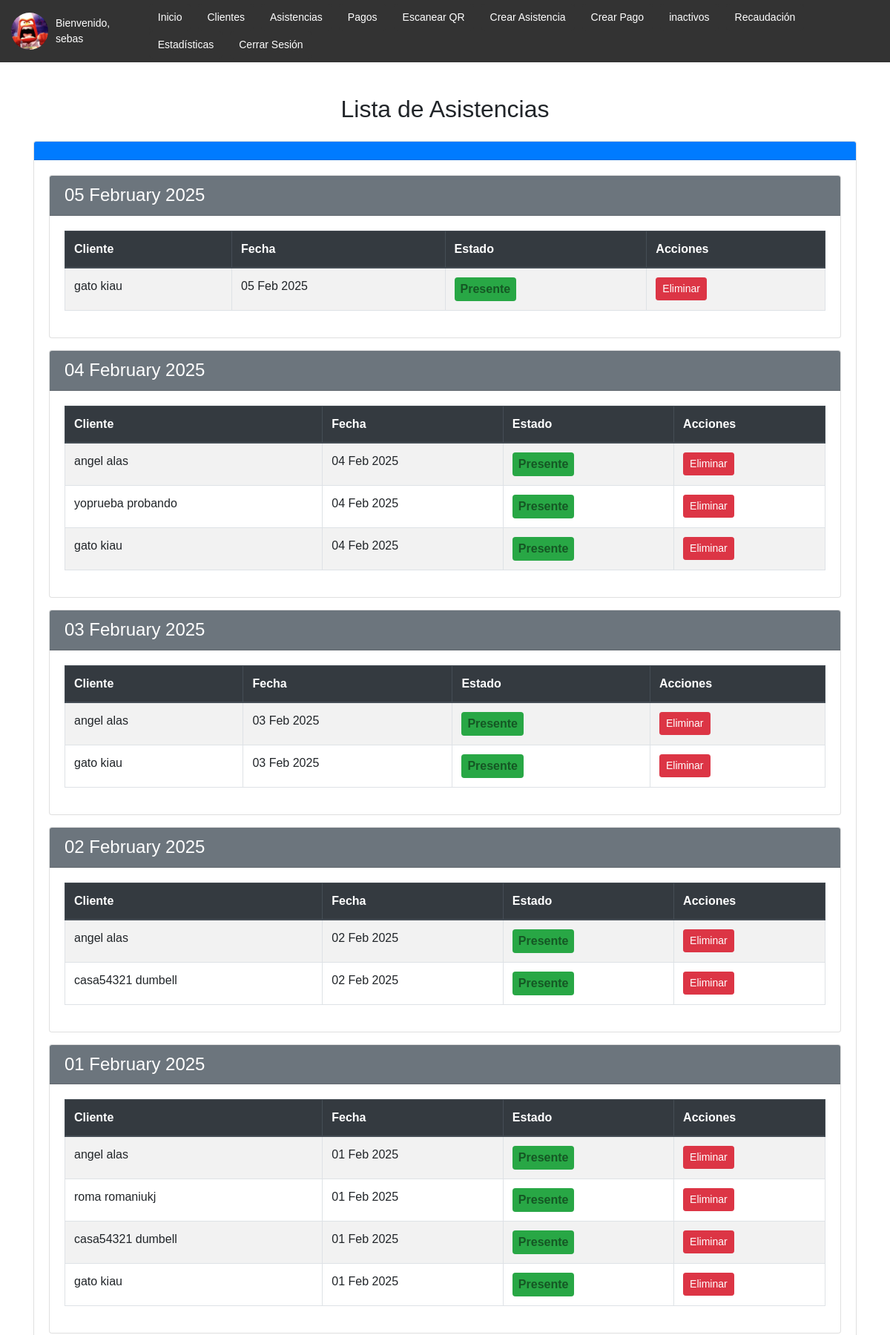
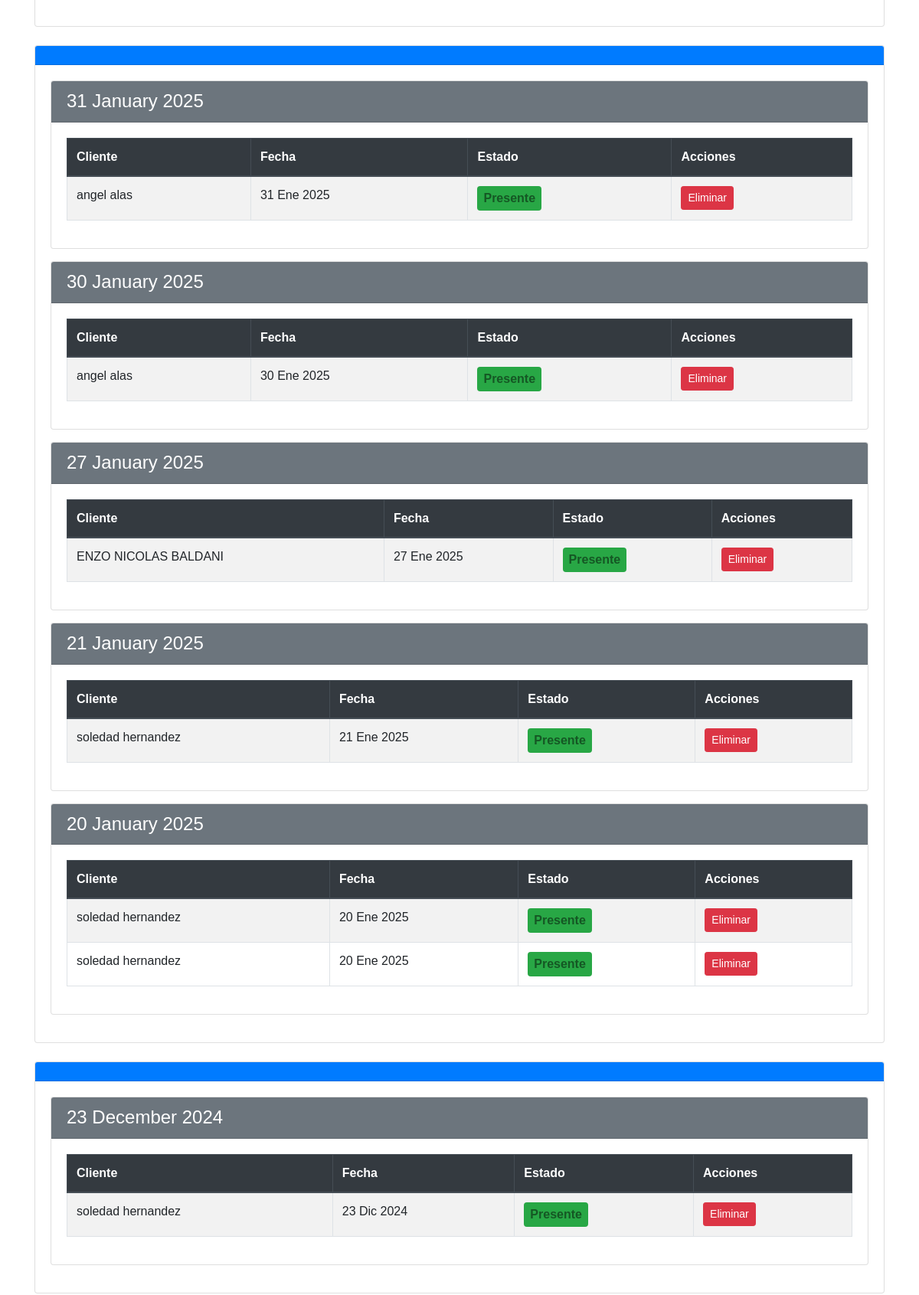
The app's page /asistencias/ (signed in, upper part) with its own data (2 pictures, top to bottom).
### clientes/models.py (models this page shows, shortened)
class Asistencia(models.Model):
    cliente = models.ForeignKey(Cliente, on_delete=models.CASCADE)
    fecha = models.DateField()
    presente = models.BooleanField(default=False)
    asistencia_mensual = models.PositiveIntegerField(default=0)

class Cliente(models.Model):
    user = models.OneToOneField(User, on_delete=models.CASCADE, null=True, blank=True)
    nombre = models.CharField(max_length=100)
    apellido = models.CharField(max_length=100)
    numero_celular = models.CharField(max_length=15)
    edad = models.IntegerField(default=18)
    fecha_nacimiento = models.DateField(null=True, blank=True)
    enfermedades = models.TextField(blank=True, null=True)
    alergias = models.TextField(blank=True, null=True)
    asistencia_mensual = models.PositiveIntegerField(default=0)
    imagen_perfil = models.ImageField(upload_to='perfil/', null=True, blank=True)
    qr_code = models.ImageField(upload_to='qr_codes/', null=True, blank=True)
    def __str__(self):
        return f"{self.nombre} {self.apellido}"

### clientes/views.py (the view, shortened to what this page needs)
# urls.py: path('asistencias/', views.listar_asistencias, name='listar_asistencias'),
@login_required
def listar_asistencias(request):
    hoy = date.today()  # Fecha actual
    page_number = request.GET.get('page', 1)  # Número de página desde la URL
    if request.user.is_staff:
        asistencias = Asistencia.objects.all().order_by('-fecha')
        asistencia_hoy = None  # Los administradores no tienen asistencia propia
    paginator = Paginator(asistencias, 20)
    asistencias_paginadas = paginator.get_page(page_number)
    asistencias_por_mes = {}
    for asistencia in asistencias_paginadas:
        mes_anio = asistencia.fecha.strftime('%Y-%m')
        dia = asistencia.fecha.strftime('%d %B %Y')
        if mes_anio not in asistencias_por_mes:
            asistencias_por_mes[mes_anio] = {}
        if dia not in asistencias_por_mes[mes_anio]:
            asistencias_por_mes[mes_anio][dia] = []
        asistencias_por_mes[mes_anio][dia].append(asistencia)
    if request.user.is_staff:
        asistencias_mensuales = Asistencia.objects.filter(presente=True).values(
            'cliente__nombre', 'cliente__apellido', 'fecha__month', 'fecha__year'
        ).annotate(total_asistencias=Count('id'))
    else:
        asistencias_mensuales = Asistencia.objects.filter(
            cliente=cliente_actual, presente=True
        ).values('cliente__nombre', 'cliente__apellido', 'fecha__month', 'fecha__year').annotate(total_asistencias=Count('id'))
    return render(request, 'clientes/listar_asistencias.html', {
        'asistencias_por_mes': asistencias_por_mes,
        'asistencias_mensuales': asistencias_mensuales,
        'asistencia_hoy': asistencia_hoy,
        'hoy': hoy,
        'asistencias_paginadas': asistencias_paginadas
    })

### clientes/templates/clientes/listar_asistencias.html (shortened to what this page needs)
{% extends "base.html" %}
{% block content %}
<div class="container mt-4">
    <div class="text-center">
        <h2 class="mb-4">Lista de Asistencias</h2>
    </div>
    {% for mes_anio, dias in asistencias_por_mes.items %}
        <div class="card mb-4">
            <div class="card-header bg-primary text-white">
            </div>
            <div class="card-body">
                {% for dia, asistencias in dias.items %}
                    <div class="card mb-3">
                        <div class="card-header bg-secondary text-white">
                            <h4 class="mb-0">{{ dia }}</h4>
                        </div>
                        <div class="card-body">
                            <div class="table-responsive">
                                <table class="table table-striped table-bordered">
                                    <thead class="thead-dark">
                                        <tr>
                                            <th>Cliente</th>
                                            <th>Fecha</th>
                                            <th>Estado</th>
                                            {% if user.is_staff %}
                                                <th>Acciones</th>
                                            {% endif %}
                                        </tr>
                                    </thead>
                                    <tbody>
                                        {% for asistencia in asistencias %}
                                            <tr>
                                                <td>{{ asistencia.cliente }}</td>
                                                <td>{{ asistencia.fecha|date:"d M Y" }}</td>
                                                <td class="{% if asistencia.presente %}text-success{% else %}text-danger{% endif %}">
                                                    {% if asistencia.presente %}
                                                        <span class="badge bg-success">Presente</span>
                                                    {% else %}
                                                        <span class="badge bg-danger">Ausente</span>
                                                    {% endif %}
                                                </td>
                                                {% if user.is_staff %}
                                                    <td>
                                                        <form action="{% url 'eliminar_asistencia' asistencia.id %}" method="post" onsubmit="return confirm('¿Estás seguro de eliminar esta asistencia?');">
                                                            <button type="submit" class="btn btn-danger btn-sm">Eliminar</button>
                                                        </form>
                                                    </td>
                                                {% endif %}
                                            </tr>
                                        {% endfor %}
                                    </tbody>
                                </table>
                            </div>
                        </div>
                    </div>
                {% endfor %}
            </div>
        </div>
    {% endfor %}
</div>
{% endblock %}

### clientes/templates/base.html (shortened to what this page needs)
{% load static %}
<!DOCTYPE html>
<html lang="es">
<head>
    <link rel="stylesheet" href="https://maxcdn.bootstrapcdn.com/bootstrap/4.5.2/css/bootstrap.min.css">
</head>
<body>
    <header>
        {% if user.is_authenticated %}
            <div class="menu-container">
                {% if user.cliente.imagen_perfil %}
                    <img src="{{ user.cliente.imagen_perfil.url }}" alt="Imagen de perfil" class="profile-img">
                {% else %}
                    <img src="{% static 'default_profile.png' %}" alt="Imagen de perfil por defecto" class="profile-img">
                {% endif %}
                <div class="welcome-text">Bienvenido, {{ user.username }}</div>
                <nav>
                    <ul>
                        {% if user.is_staff %}
                            <li><a href="{% url 'home' %}">Inicio</a></li>
                            <li><a href="{% url 'listar_clientes' %}">Clientes</a></li>
                            <li><a href="{% url 'listar_asistencias' %}">Asistencias</a></li>
                            <li><a href="{% url 'listar_pagos' %}">Pagos</a></li>
                            <li><a href="{% url 'escanear_qr' %}">Escanear QR</a></li>
                            <li><a href="{% url 'crear_asistencia' %}">Crear Asistencia</a></li>
                            <li><a href="{% url 'crear_pago' %}">Crear Pago</a></li>
                            <li><a href="{% url 'listar_inactivos' %}">inactivos</a></li>
                            <li><a href="{% url 'recaudacion' %}">Recaudación</a></li>
                            <li><a href="{% url 'dashboard' %}">Estadísticas</a></li>
                        {% endif %}
                        <li>
                            <form id="logout-form" method="post" action="{% url 'logout' %}" style="margin: 0;">
                                <button type="button" onclick="confirmarCierreSesion()">Cerrar Sesión</button>
                            </form>
                        </li>
                    </ul>
                </nav>
            </div>
        {% endif %}
    </header>
    <main>
        {% block content %}{% endblock %}
    </main>
</body>
</html>

### clientes/templates/base.html (style rules this page uses)
body { font-family: Arial, sans-serif; margin: 0; padding: 0; }
header { background-color: #333; padding: 5px 15px; display: flex; align-items: center; justify-content: space-between; }
.menu-container { display: flex; align-items: center; width: 100%; }
.profile-img { width: 50px; height: 50px; border-radius: 50%; object-fit: cover; margin-right: 10px; }
.welcome-text { color: white; margin-right: 20px; font-size: 14px; }
nav ul { list-style-type: none; margin: 0; padding: 0; display: flex; flex-wrap: wrap; }
nav ul li { margin: 0 5px; }
nav ul li a, nav ul li form button { display: block; color: white; padding: 8px 12px; text-decoration: none; background-color: #333; border: none; border-radius: 5px; cursor: pointer; transition: background-color 0.3s ease; font-size: 14px; }
main { padding: 20px; }

### clientes/templates/clientes/listar_asistencias.html (style rules this page uses)
.badge { font-size: 1rem; padding: 0.5em; }
.bg-success { background-color: #d4edda; color: #155724; }

### records on screen
Asistencia: dia "05 February 2025", cliente "gato kiau", fecha "05 Feb 2025", presente "Presente"
Asistencia: dia "04 February 2025", cliente "angel alas", fecha "04 Feb 2025", presente "Presente"
Asistencia: cliente "yoprueba probando", fecha "04 Feb 2025", presente "Presente"
Asistencia: cliente "gato kiau", fecha "04 Feb 2025", presente "Presente"
Asistencia: dia "03 February 2025", cliente "angel alas", fecha "03 Feb 2025", presente "Presente"
Asistencia: cliente "gato kiau", fecha "03 Feb 2025", presente "Presente"
Asistencia: dia "02 February 2025", cliente "angel alas", fecha "02 Feb 2025", presente "Presente"
Asistencia: cliente "casa54321 dumbell", fecha "02 Feb 2025", presente "Presente"
Asistencia: dia "01 February 2025", cliente "angel alas", fecha "01 Feb 2025", presente "Presente"
Asistencia: cliente "roma romaniukj", fecha "01 Feb 2025", presente "Presente"
Asistencia: cliente "casa54321 dumbell", fecha "01 Feb 2025", presente "Presente"
Asistencia: cliente "gato kiau", fecha "01 Feb 2025", presente "Presente"
Asistencia: fecha "31 January 2025", cliente "angel alas", fecha "31 Ene 2025", presente "Presente"
Asistencia: fecha "30 January 2025", cliente "angel alas", fecha "30 Ene 2025", presente "Presente"
Asistencia: fecha "27 January 2025", cliente "ENZO NICOLAS BALDANI", fecha "27 Ene 2025", presente "Presente"
Asistencia: fecha "21 January 2025", cliente "soledad hernandez", fecha "21 Ene 2025", presente "Presente"
Asistencia: fecha "20 January 2025", cliente "soledad hernandez", fecha "20 Ene 2025", presente "Presente"
Asistencia: cliente "soledad hernandez", fecha "20 Ene 2025", presente "Presente"
Asistencia: fecha "23 December 2024", cliente "soledad hernandez", fecha "23 Dic 2024", presente "Presente"

### other values on screen
{{ user.username }} "sebas"
